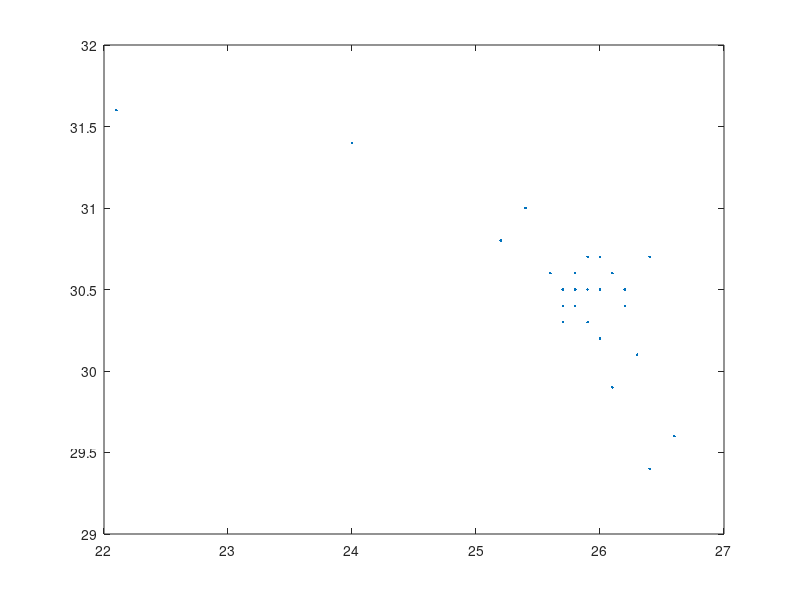

Write the MATLAB code that produced this figure.
x = [25.2 26.4 26.0 25.8 24.0 25.7 25.7 25.7 26.1 25.8 25.9 26.2 25.6 25.4 26.6 26.2 26.0 22.1 25.9 25.8 25.9 26.3 26.1 26.0 26.4];
y = [30.8 29.4 30.2 30.5 31.4 30.3 30.4 30.5 29.9 30.4 30.3 30.5 30.6 31.0 29.6 30.4 30.7 31.6 30.5 30.6 30.7 30.1 30.6 30.5 30.7];

%mean value
x_mean = mean(x);
y_mean = mean(y);

%calculating sigma
sigma_x = sqrt( sum( (x - x_mean).^2 ) / length(x) ); 
sigma_y = sqrt( sum( (y - y_mean).^2 ) / length(y) ); 
sigma_xy = sum( (y - y_mean) .* (x - x_mean) ) / length(y);


%answer task1 task2
fprintf("-----task1 task2-----\n");
r_my = sigma_xy / ( sigma_x * sigma_y );
r_native = corrcoef(x, y);
fprintf("Corrcoef:\n my: %f\t native: %f\n", r_my, r_native(1, 2));

c_my = sigma_xy;
c_native = cov(x, y);
    fprintf("Cov:\n my: %f\t native: %f\n", c_my, c_native(1, 2));

%ploting task3 
fprintf("-----task3-----\n");
plot(x, y, '.');
n = length(x);
fprintf("number of point: %i\n", n);

% task 4
fprintf("-----task4-----\n");

%calculating corrcoeff mean error task 5
fprintf("-----task5-----\n");
s_r = (1 - r_my^2) / (sqrt(n - 1));
fprintf("mean error r: %f\n", s_r);
fprintf("|r / s_r| = %f\n", abs(r_my / s_r));